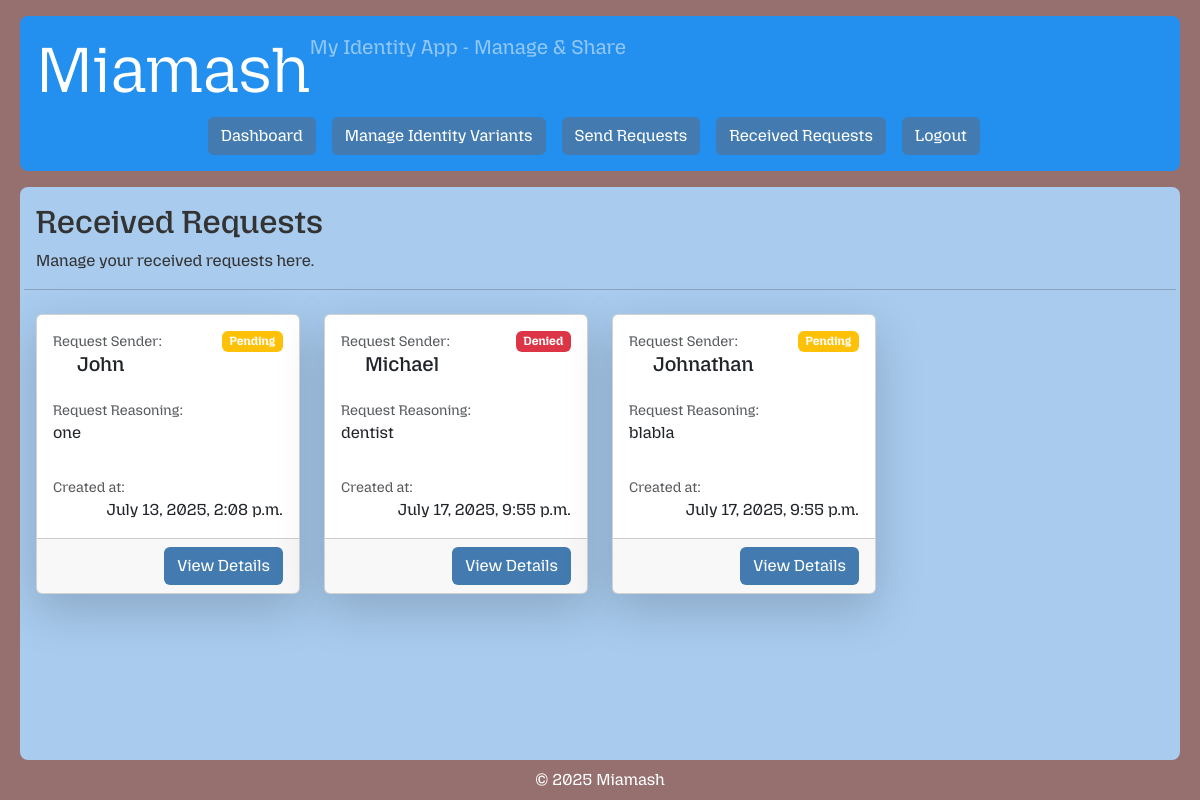
/request/receive/ (signed in), run on an earlier commit of the app's database.
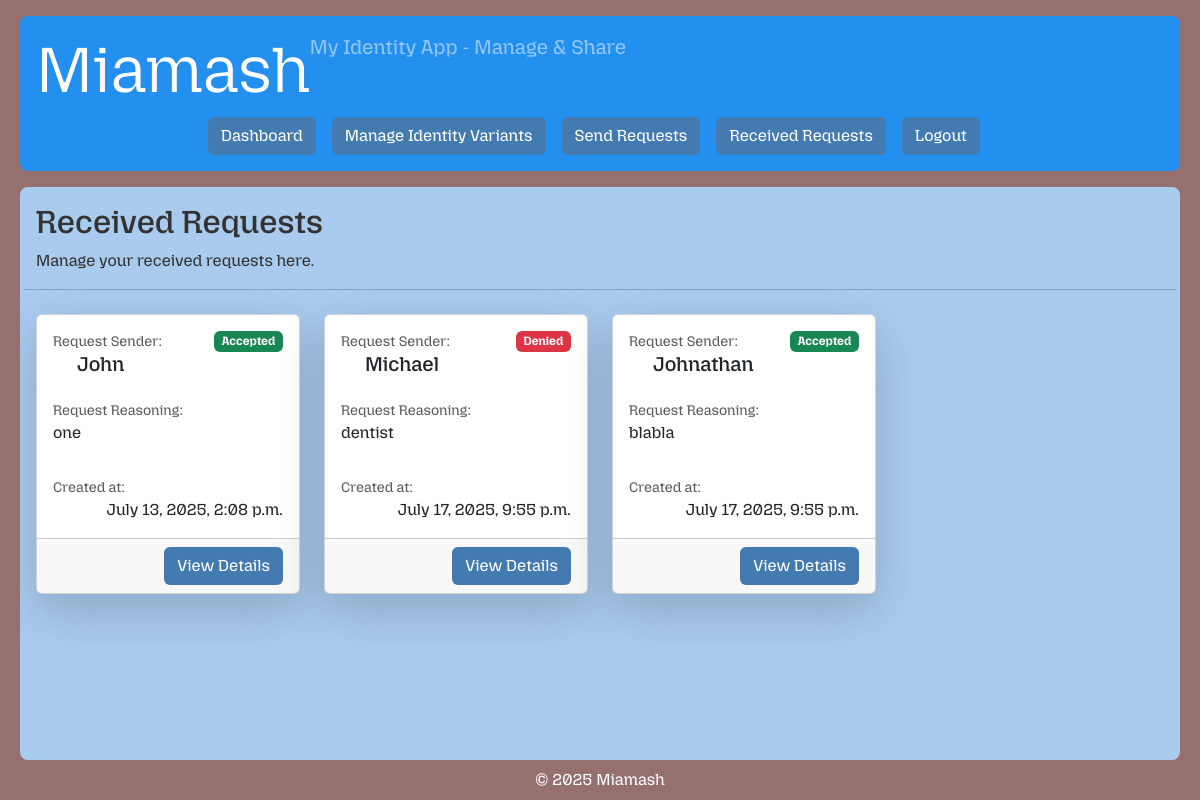
And on a later commit of the database.
### core/models.py (models this page shows, shortened)
class Request(models.Model):
    sender = models.ForeignKey(User, on_delete=models.CASCADE, related_name='requests_sent')
    receiver = models.ForeignKey(User, on_delete=models.CASCADE, related_name='requests_received')
    request_reasoning = models.TextField(blank=True)
    created_at = models.DateTimeField(auto_now_add=True)
    class Status(models.TextChoices):
        PENDING = 'pending', 'Pending'
        ACCEPTED = 'accepted', 'Accepted'
        DENIED = 'denied', 'Denied'
    status = models.CharField(max_length=10, choices=Status.choices, default=Status.PENDING)

### web/views.py (the view)
# urls.py: path('request/receive/', RequestReceiveListView.as_view(), name='request-receive-list'),
class RequestReceiveListView(RequestReceiverPermissionMixin, ListView):
    template_name = 'web/private/request_receive_list.html'
    context_object_name = 'received_requests'

### web/permissions.py (called while the page is built)
    def get_queryset(self):
        return self.model.objects.filter(receiver=self.request.user) # type: ignore

### web/templates/web/private/request_receive_list.html
{% extends "web/private/base.html" %}
{% block content %}
    <div class="row align-items-center mb-2">
        <div class="col">
            <h2>Received Requests</h2>
            <p>Manage your received requests here.</p>
        </div>
        <hr>
    </div>
    {% if received_requests %}
        <div class="row row-cols-1 row-cols-sm-1 row-cols-md-2 row-cols-lg-3 row-cols-xl-4 row-cols-xxl-5  g-4">
            {% for request in received_requests %}
                <div class="col">
                    <div class="card h-100 mb-3 shadow-lg">
                        <div class="card-body d-flex flex-column">
                            <div class="d-flex justify-content-between">
                                <div>
                                    <p class="text-muted mb-0 small">Request Sender:</p>
                                </div>
                                {% if request.status == "pending" %}
                                    <span class="badge bg-warning">Pending</span>
                                {% endif %}
                                {% if request.status == "accepted" %}
                                    <span class="badge bg-success">Accepted</span>
                                {% endif %}
                                {% if request.status == "denied" %}
                                    <span class="badge bg-danger">Denied</span>
                                {% endif %}
                            </div>
                            <h5 class="card-text ps-4 ">{{ request.sender }}</h5>
                            <p class="text-muted mb-0 mt-3 small">Request Reasoning:</p>
                            <p class="card-text">{{ request.request_reasoning }}</p>
                            <div class="flex-grow-1"></div>
                            <p class="text-muted mb-0 small">Created at:</p>
                            <p class="card-text text-end">{{ request.created_at }}</p>
                        </div>
                        <div class="card-footer text-end">
                            <a class="btn text-white" href="{% url 'request-receive-detail' request.id %}">View Details</a>
                        </div>
                    </div>
                </div>
            {% endfor %}
        </div>
    {% else %}
        <p>No received requests at the moment... Some will come soon for sure!</p>
    {% endif %}
{% endblock %}

What changed in the data, as far as the page shows it:
changed Request "one": status "Pending" → "Accepted"
changed Request "blabla": status "Pending" → "Accepted"
